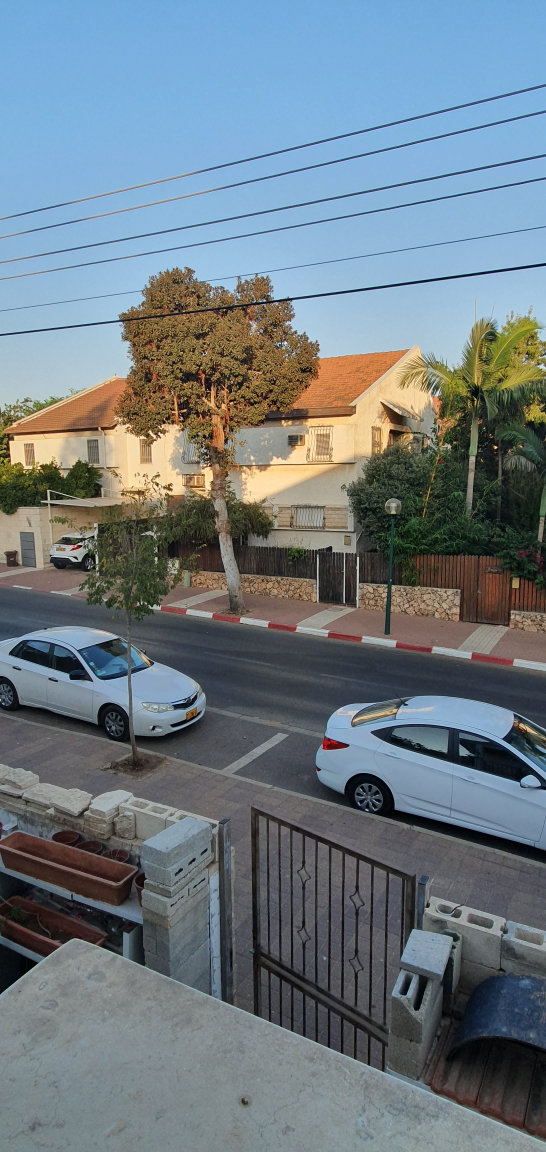
#> input picture pictures/road1.jpg, 2184 x 4608 px (shown at 1/4 size)
$ python -i panoramaTools.py   (imports and definitions only)
#> lines starting #> are read from the running program, lines starting #| are printed output that depends on the picture
import numpy as np
import cv2 as cv
import computeHomography
from displayMatches import showInliers

RATIO = 0.75
RANSAC_EPSILON = 4.0
N_RANSAC_ITR = 1000


class panoramaTools:
    '''
    This class contains methods that call each other in orderd to build a stitched panorama.
    '''

    def __init__(self, imgs_list):
        # Image list
        self.imlist = sorted(imgs_list)
        # Image counter
        self.num_of_imgs = len(imgs_list)
        '''
        pick a coordinate system in which we would like the panorama to be rendered.
        We will (somewhat arbitrarily) choose this coordinate system to be the coordinate system of
        the middle frame Im in our image sequence.
        For that we devide the image list into two groups left and right in relation to the center image
        '''
        self.left_list, self.right_list, self.center_im = [], [], None
        self.centerImageIdx = self.num_of_imgs//2
        self.centerImage = self.imlist[self.centerImageIdx]
        # We load each image into the array and resize it
        for i in range(self.num_of_imgs):
            self.imlist[i] = cv.imread(self.imlist[i], 1)
            '''
            The reason we resize our image is that for some photos that were taken by our phones, the size was too big and we had to wait longer than usual,
            We felt that resizing the image, although this might create artifacts and inaccurate results, will still be a good representation that we were happy of.
            '''
            self.imlist[i] = cv.resize(self.imlist[i], (600, 600))
        # Create left and right list
        for i in range(self.num_of_imgs):
            if (i <= self.centerImageIdx):
                self.left_list.append(self.imlist[i])
            else:
                self.right_list.append(self.imlist[i])
        # Saving one image for inliners and outliers gives a general idea of our implementation
        print("Saving demo image with inliners and outliners")
        if self.num_of_imgs >= 2:
            self.displayMatches(self.imlist[0], self.imlist[1])

    # [69 lines left out: functions buildPanorama, buildLeft, buildRight, warpLeft, warpRight, not called in this run]
    # Display the matches
    def displayMatches(self, img1, img2):
        vis = showInliers(img1, img2)
        cv.imwrite("inliers.jpg", vis)

    # [14 lines left out: function removeBlackBorder, not called in this run]

>>> import cv2
>>> picture = cv2.imread('pictures/road1.jpg', cv2.IMREAD_GRAYSCALE)
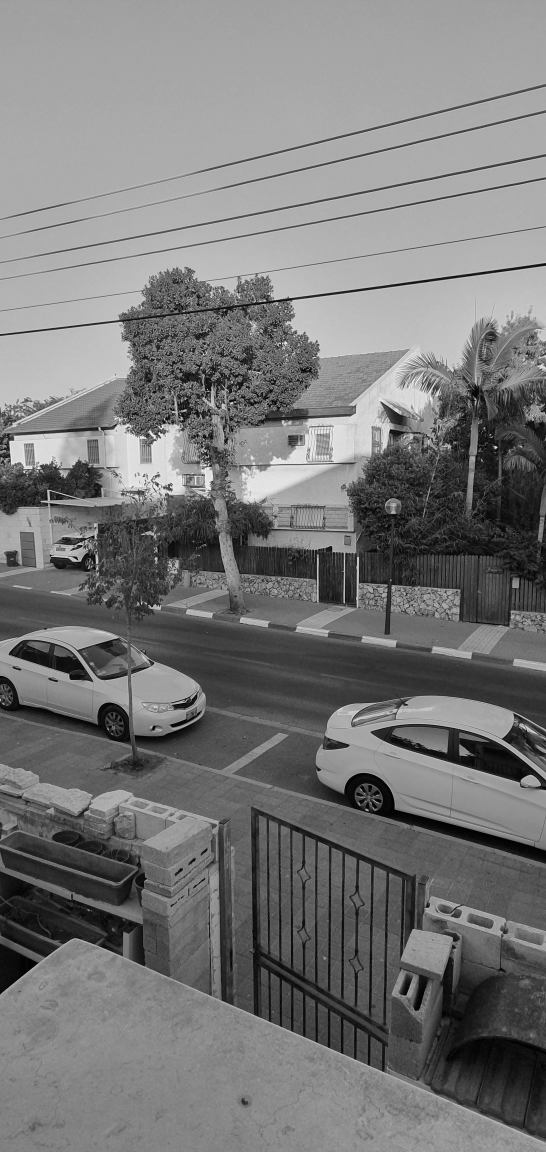
#> picture: shape (4608, 2184) (shown at 1/4 size); min 0, max 251, mean 119.8
#> (the run stopped early here; a loop or call above may not have finished)

$ run again, on pictures/road2.jpg
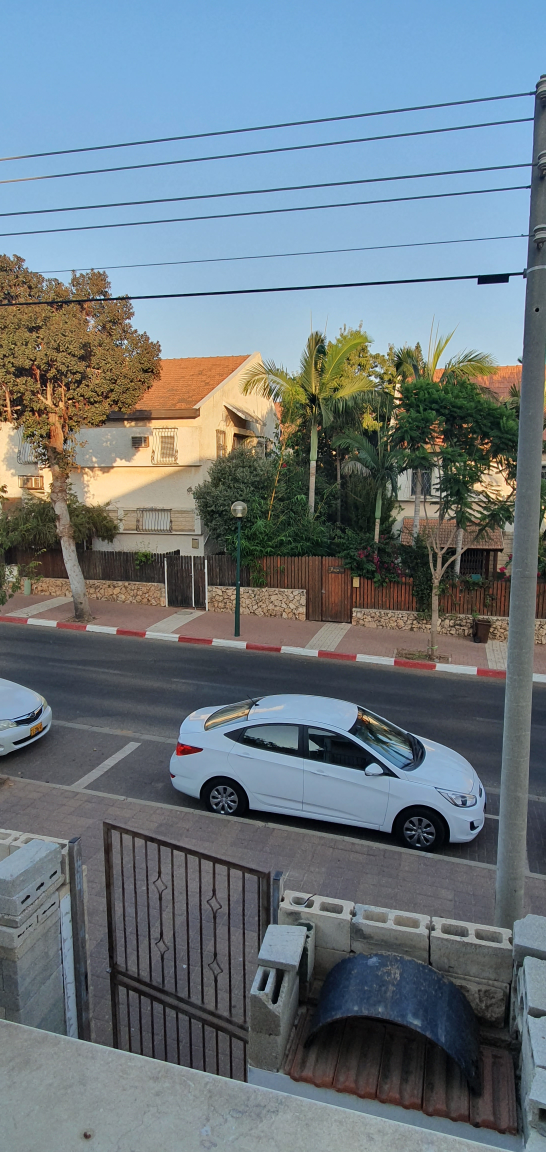
#> input picture pictures/road2.jpg, 2184 x 4608 px (shown at 1/4 size)
#> `picture = cv2.imread('pictures/road1.jpg', cv2.IMREAD_GRAYSCALE)`:
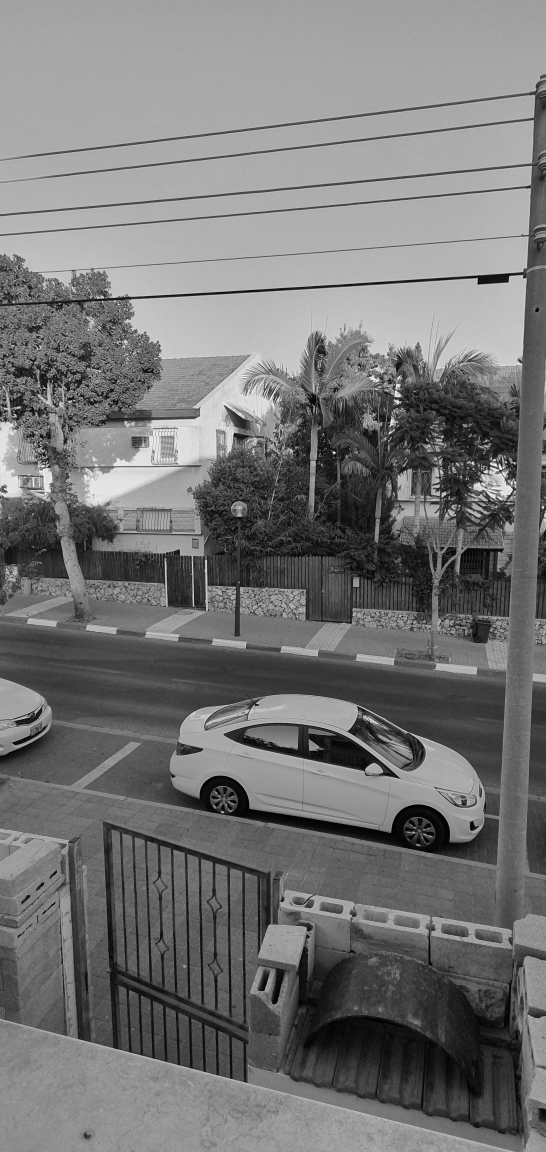
#> picture: shape (4608, 2184) (shown at 1/4 size); min 0, max 253, mean 117.3

$ run again, on pictures/roadinliners.jpg
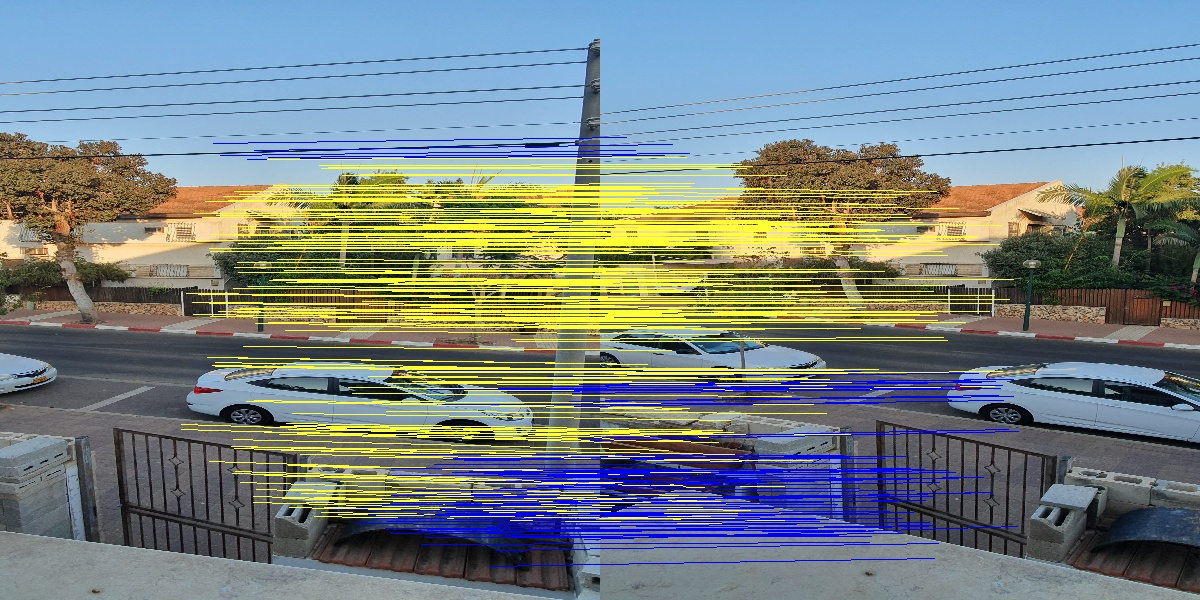
#> input picture pictures/roadinliners.jpg, 1200 x 600 px
#> `picture = cv2.imread('pictures/road1.jpg', cv2.IMREAD_GRAYSCALE)`:
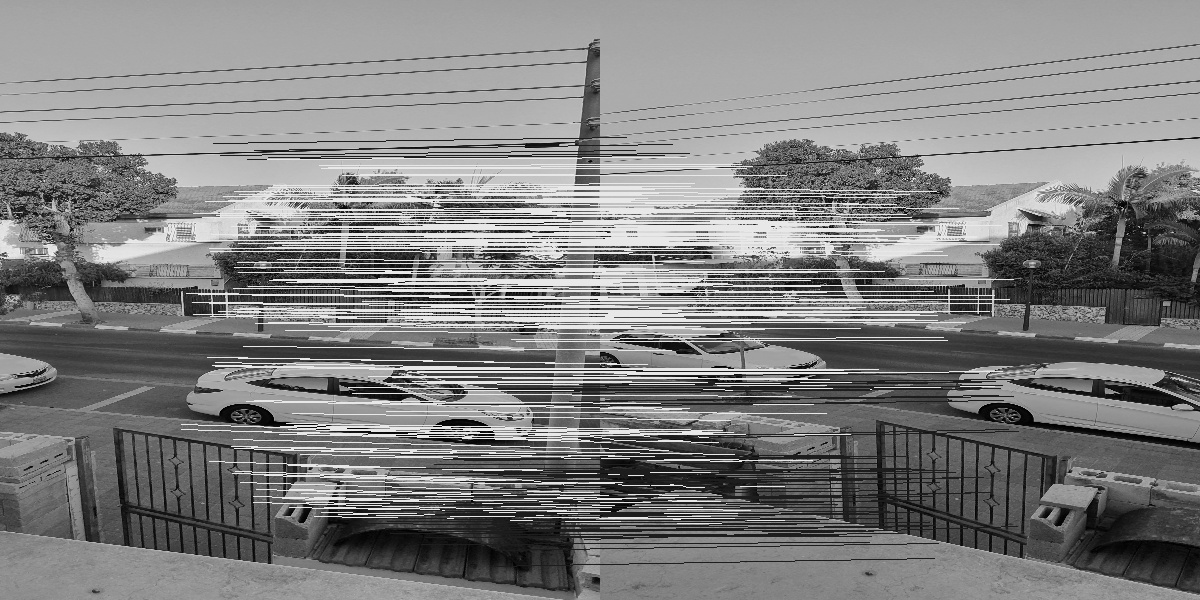
#> picture: shape (600, 1200); min 0, max 248, mean 128.3

$ run again, on pictures/roadPanorama.PNG
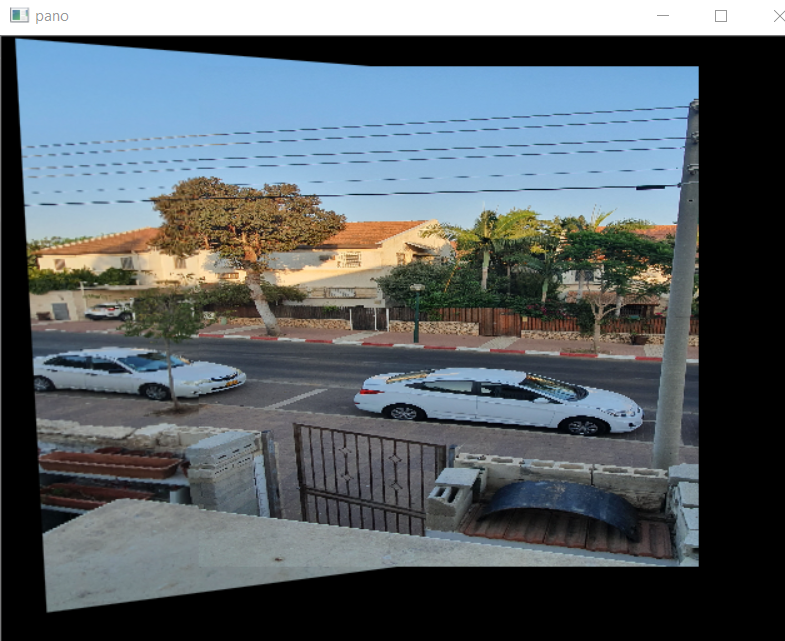
#> input picture pictures/roadPanorama.PNG, 785 x 641 px
#> `picture = cv2.imread('pictures/road1.jpg', cv2.IMREAD_GRAYSCALE)`:
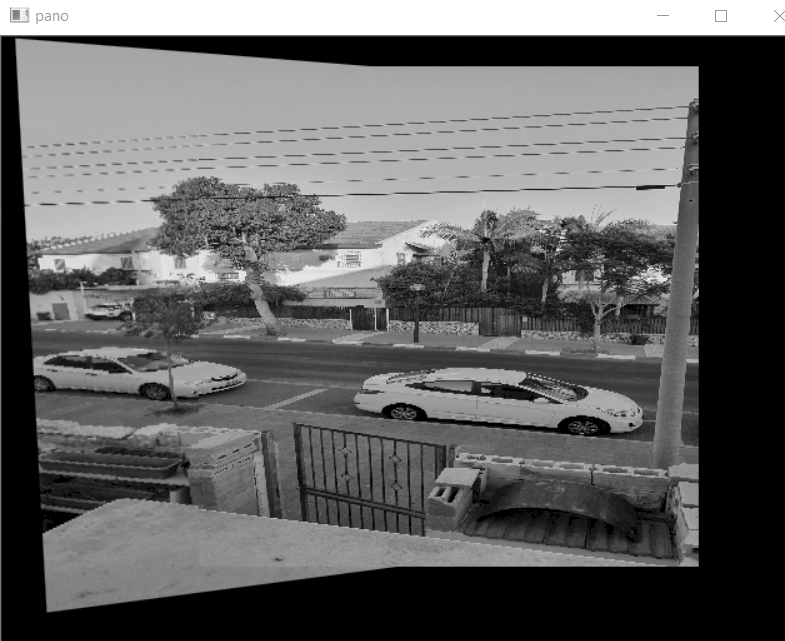
#> picture: shape (641, 785); min 0, max 255, mean 98.1
